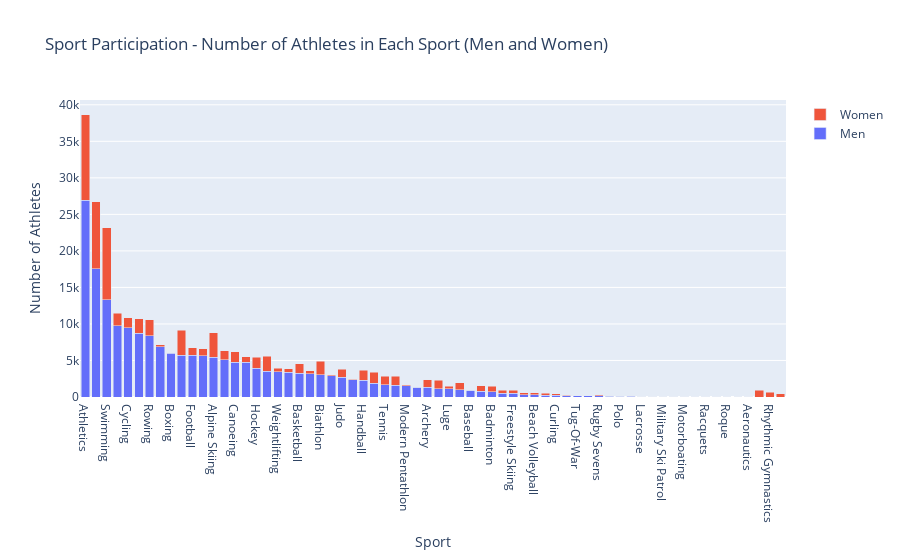

The cell this chart's notebook holds for it:
### Code cell
import pandas as pd
import plotly.graph_objs as go

# Your data
# Creating a DataFrame
df = pd.read_csv("data/athlete_events.csv")

men_data = df[df['Sex'] == 'M']
women_data = df[df['Sex'] == 'F']

# Counting the number of male athletes in each sport
men_sport_participation = men_data['Sport'].value_counts().reset_index()
men_sport_participation.columns = ['Sport', 'Number of Male Athletes']

# Counting the number of female athletes in each sport
women_sport_participation = women_data['Sport'].value_counts().reset_index()
women_sport_participation.columns = ['Sport', 'Number of Female Athletes']

# Merging the two dataframes on 'Sport'
merged_sport_participation = pd.merge(men_sport_participation, women_sport_participation, on='Sport', how='outer').fillna(0)

# Creating stacked bar chart
bar_chart = go.Figure()

bar_chart.add_trace(go.Bar(x=merged_sport_participation['Sport'],
                           y=merged_sport_participation['Number of Male Athletes'],
                           name='Men'))

bar_chart.add_trace(go.Bar(x=merged_sport_participation['Sport'],
                           y=merged_sport_participation['Number of Female Athletes'],
                           name='Women'))

# Creating the layout
layout = go.Layout(title='Sport Participation - Number of Athletes in Each Sport (Men and Women)',
                   xaxis=dict(title='Sport'),
                   yaxis=dict(title='Number of Athletes'),
                   barmode='stack')

# Applying layout to the chart
bar_chart.update_layout(layout)

# Show the figure
bar_chart.show()

### Figure 1 — Plotly figure (JSON) as saved in the notebook; plotly's stock layout.template omitted (floating-point values rounded to 4 significant figures)
{"data": [{"name": "Men", "type": "bar", "x": ["Athletics", "Gymnastics", "Swimming", "Shooting", "Cycling", "Fencing", "Rowing", "Wrestling", "Boxing", "Cross Country Skiing", "Football", "Sailing", "Alpine Skiing", "Equestrianism", "Canoeing", "Ice Hockey", "Hockey", "Speed Skating", "Weightlifting", "Water Polo", "Basketball", "Art Competitions", "Biathlon", "Bobsleigh", "Judo", "Ski Jumping", "Handball", "Volleyball", "Tennis", "Diving", "Modern Pentathlon", "Nordic Combined", "Archery", "Figure Skating", "Luge", "Table Tennis", "Baseball", "Short Track Speed Skating", "Badminton", "Snowboarding", "Freestyle Skiing", "Taekwondo", "Beach Volleyball", "Triathlon", "Curling", "Golf", "Tug-Of-War", "Rugby", "Rugby Sevens", "Skeleton", "Polo", "Trampolining", "Lacrosse", "Cricket", "Military Ski Patrol", "Alpinism", "Motorboating", "Croquet", "Racquets", "Jeu De Paume", "Roque", "Basque Pelota", "Aeronautics", "Synchronized Swimming", "Rhythmic Gymnastics", "Softball"], "y": [26958, 17578, 13345, 9724, 9465, 8735, 8402, 6850, 5975, 5748, 5733, 5660, 5431, 5098, 4791, 4762, 3958, 3532, 3474, 3358, 3280, 3201, 3030, 2915, 2708, 2371, 2264, 1861, 1684, 1632, 1513, 1344, 1319, 1126, 1102, 1002, 894, 773, 717, 520, 504, 307, 288, 266, 241, 177, 170, 162, 151, 133, 95, 76, 60, 24, 24, 24, 16, 13, 12, 11, 4, 2, 1, 0, 0, 0]}, {"name": "Women", "type": "bar", "x": ["Athletics", "Gymnastics", "Swimming", "Shooting", "Cycling", "Fencing", "Rowing", "Wrestling", "Boxing", "Cross Country Skiing", "Football", "Sailing", "Alpine Skiing", "Equestrianism", "Canoeing", "Ice Hockey", "Hockey", "Speed Skating", "Weightlifting", "Water Polo", "Basketball", "Art Competitions", "Biathlon", "Bobsleigh", "Judo", "Ski Jumping", "Handball", "Volleyball", "Tennis", "Diving", "Modern Pentathlon", "Nordic Combined", "Archery", "Figure Skating", "Luge", "Table Tennis", "Baseball", "Short Track Speed Skating", "Badminton", "Snowboarding", "Freestyle Skiing", "Taekwondo", "Beach Volleyball", "Triathlon", "Curling", "Golf", "Tug-Of-War", "Rugby", "Rugby Sevens", "Skeleton", "Polo", "Trampolining", "Lacrosse", "Cricket", "Military Ski Patrol", "Alpinism", "Motorboating", "Croquet", "Racquets", "Jeu De Paume", "Roque", "Basque Pelota", "Aeronautics", "Synchronized Swimming", "Rhythmic Gymnastics", "Softball"], "y": [11666, 9129, 9850, 1724, 1394, 2000, 2193, 304, 72, 3385, 1012, 926, 3398, 1246, 1380, 754, 1459, 2081, 463, 488, 1256, 377, 1863, 143, 1093, 30, 1401, 1543, 1178, 1210, 164, 0, 1015, 1172, 377, 953, 0, 761, 740, 416, 433, 299, 276, 263, 222, 70, 0, 0, 148, 66, 0, 76, 0, 0, 0, 1, 1, 6, 0, 0, 0, 0, 0, 909, 658, 478]}], "layout": {"barmode": "stack", "title": {"text": "Sport Participation - Number of Athletes in Each Sport (Men and Women)"}, "xaxis": {"title": {"text": "Sport"}}, "yaxis": {"title": {"text": "Number of Athletes"}}}}
